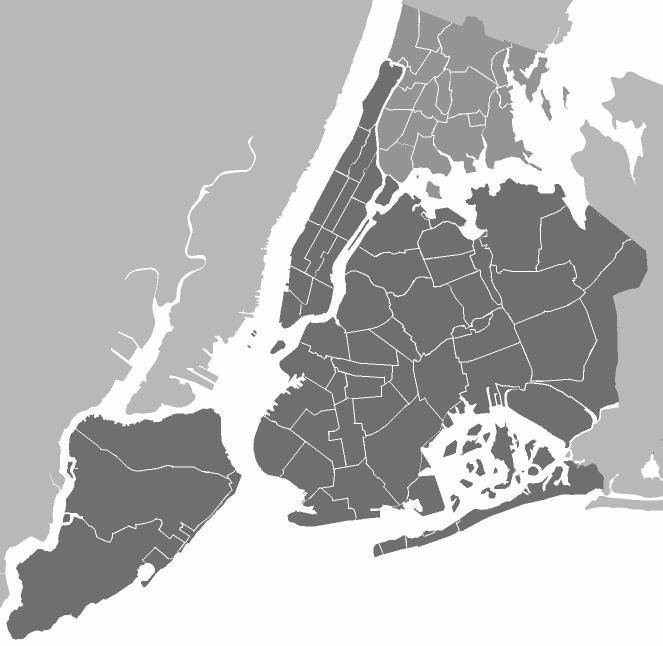
#> input picture MMRO/HW_02/data/New_York_City_.png, 1326 x 1291 px (shown at 1/2 size)
$ python -i augmentation_tools.py   (imports and definitions only)
#> lines starting #> are read from the running program, lines starting #| are printed output that depends on the picture
import cross_validation
import numpy as np
from tqdm import tqdm
from scipy.stats import rankdata

# image preprocessing:
import scipy.ndimage as ndimage
import skimage.transform as transform


# [177 lines left out: functions made_transformation, made_augmentation, find_best_value_of_transformation, test_time_augmentation, not called in this run]

>>> import cv2
>>> picture = cv2.imread('../../MMRO/HW_02/data/New_York_City_.png', cv2.IMREAD_GRAYSCALE)
#> picture is the input picture: shape (1291, 1326); min 0, max 255, mean 184.3
>>> result = made_transformation(picture)
#> in made_transformation, `img_augmented = transform.rotate(img, param_of_transformation, resize=..`:
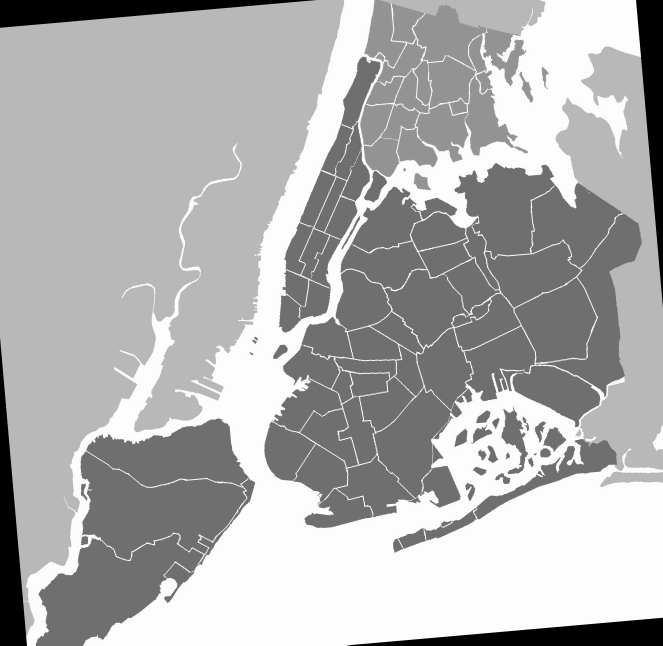
#> img_augmented: shape (1291, 1326) float64 (shown at 1/2 size); min 0, max 1, mean 0.688
